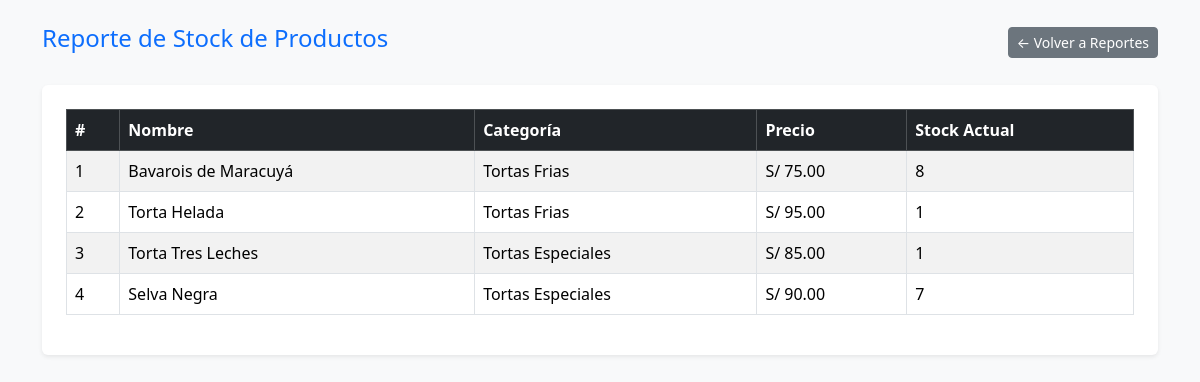
The page /vistas/reportes/stock.php (signed in) on the database its author committed.
### tables this page shows
CREATE TABLE `productos` (
  `ID_Producto` int(11) NOT NULL,
  `Nombre` varchar(100) NOT NULL,
  `Descripcion` text DEFAULT NULL,
  `Precio` decimal(10,2) NOT NULL,
  `Imagen` varchar(255) DEFAULT NULL,
  `Categoria` varchar(50) DEFAULT NULL,
  `Stock` int(11) DEFAULT 0,
  `Fecha_Creacion` datetime DEFAULT current_timestamp(),
  `Estado` enum('Activo','Inactivo') DEFAULT 'Activo',
  `ID_Categoria` int(11) DEFAULT NULL
);

### modelos/Producto.php (called while the page is built, shortened)
<?php
class Producto
{
    public static function obtenerTodos()
    {
        $bd = Conexion::conectar();
        $sql = "SELECT * FROM productos";
        return $bd->query($sql)->fetchAll(PDO::FETCH_ASSOC);
    }
}

### vistas/reportes/stock.php (the view, shortened to what this page needs)
<?php
require_once '../../modelos/Producto.php';
$producto = new Producto();
$productos = $producto->obtenerTodos();
?>
<!DOCTYPE html>
<html lang="es">
<head>
    <link href="https://cdn.jsdelivr.net/npm/bootstrap@5.3.2/dist/css/bootstrap.min.css" rel="stylesheet">
</head>
<body class="bg-light">
    <div class="container py-4">
        <div class="d-flex justify-content-between align-items-center mb-4">
            <h4 class="text-primary">Reporte de Stock de Productos</h4>
            <a href="index.php" class="btn btn-secondary btn-sm">← Volver a Reportes</a>
        </div>
        <div class="bg-white p-4 rounded shadow-sm">
            <?php if (count($productos) > 0): ?>
                <table class="table table-bordered table-striped">
                    <thead class="table-dark">
                        <tr>
                            <th>#</th>
                            <th>Nombre</th>
                            <th>Categoría</th>
                            <th>Precio</th>
                            <th>Stock Actual</th>
                        </tr>
                    </thead>
                    <tbody>
                        <?php foreach ($productos as $index => $producto): ?>
                            <tr>
                                <td><?= $index + 1 ?></td>
                                <td><?= $producto['Nombre'] ?></td>
                                <td><?= $producto['Categoria'] ?></td>
                                <td>S/ <?= number_format($producto['Precio'], 2) ?></td>
                                <td><?= $producto['Stock'] ?></td>
                            </tr>
                        <?php endforeach; ?>
                    </tbody>
                </table>
            <?php else: ?>
                <div class="alert alert-info">No hay productos registrados.</div>
            <?php endif; ?>
        </div>
    </div>
</body>
</html>

### rows shown on the page
productos: Nombre "Bavarois de Maracuyá", Categoria "Tortas Frias", Precio "75.00", Stock "8"
productos: Nombre "Torta Helada", Categoria "Tortas Frias", Precio "95.00", Stock "1"
productos: Nombre "Torta Tres Leches", Categoria "Tortas Especiales", Precio "85.00", Stock "1"
productos: Nombre "Selva Negra", Categoria "Tortas Especiales", Precio "90.00", Stock "7"
